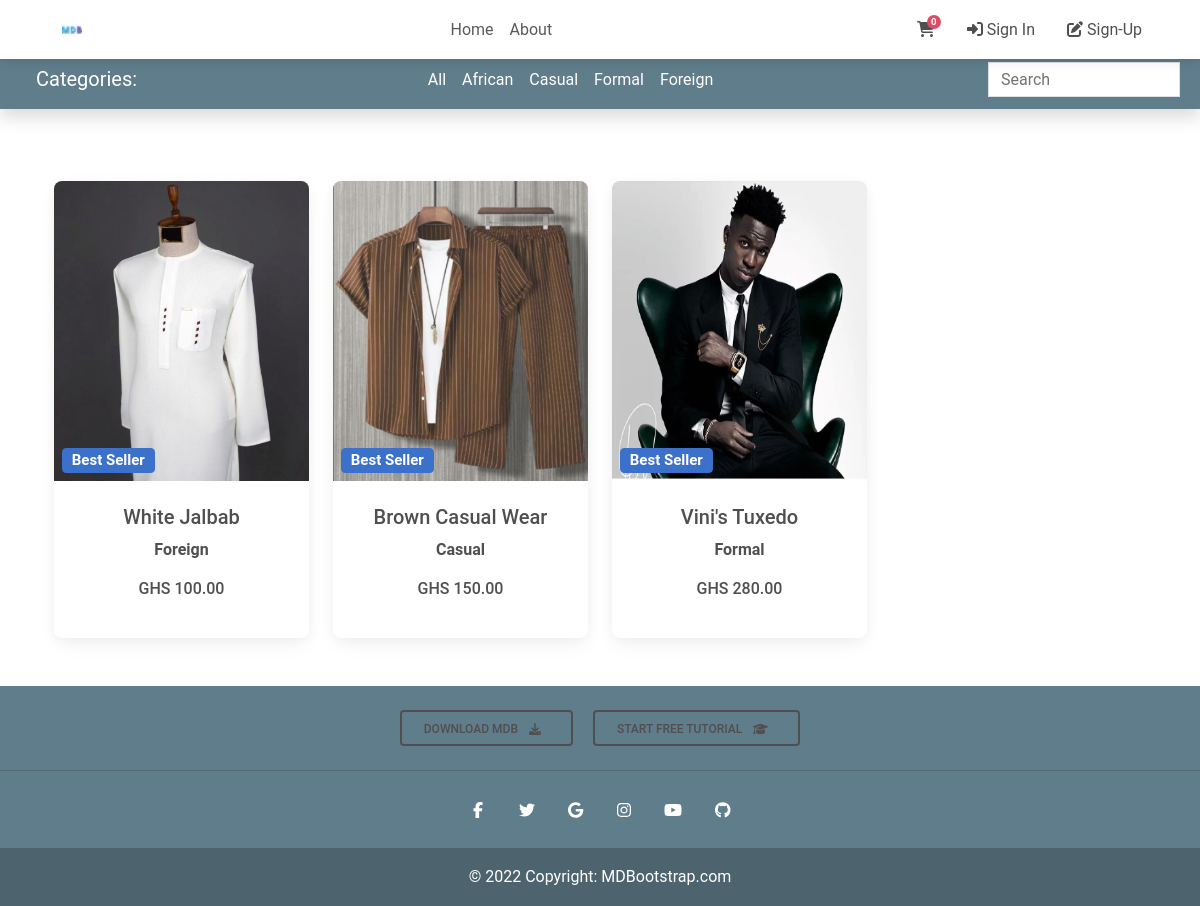
Page /search/?q=primary on the committed database.
### core/models.py (models this page shows, shortened)
class Product(models.Model):
    name = models.CharField(max_length=200)
    price = models.DecimalField(max_digits=10, decimal_places=2)
    discount_price = models.DecimalField(max_digits=10, decimal_places=2, null=True, blank=True)
    category = models.CharField(max_length=2, choices=CATEGORY_CHOICES)
    tag = models.CharField(max_length=15, choices=TAG_CHOICES)
    description = models.TextField()
    image = models.ImageField(upload_to='product_images')

### core/views.py (the view)
# urls.py: path('search/', views.search, name='search'),
def search(request):
    query = request.GET.get('q')
    products = Product.objects.filter(
        Q(name__icontains=query) |
        Q(description__icontains=query) |
        Q(category__icontains=query) |
        Q(tag__icontains=query)
    )
    context = {
        'products': products,
    }
    return render(request, 'core/search.html', context)

### core/templates/core/search.html (shortened to what this page needs)
{% extends 'core/base.html' %}
{% block content %}
  <main>
    <div class="container">
      <section>
      <div class="text-center">
        <div class="row">
        {% for product in products %}
            <div class="col-lg-3 col-md-6 mt-4 mb-4">
              <div class="card">
                <div class="bg-image hover-zoom ripple ripple-surface ripple-surface-light"
                  data-mdb-ripple-color="light">
                  <img src="{{ product.image.url }}"
                    class="w-100"
                    width="300"
                    height="300" />
                  <a href="{% url 'product_display' product.id %}">
                    <div class="mask">
                      <div class="d-flex justify-content-start align-items-end h-100">
                        <h5><span class="badge bg-{{ product.tag }} ms-2">
                        {{ product.get_tag_display }}</span></h5>
                      </div>
                    </div>
                  </a>
                </div>
                <div class="card-body">
                  <a href="" class="text-reset">
                    <h5 class="card-title mb-2">{{ product.name }}</h5>
                  </a>
                  <a href="{% url 'product_display' product.id %}" class="text-reset ">
                  <strong><p>{{ product.get_category_display }}</p></strong>
                  </a>
                  <h6 class="mb-3 price">GHS {{ product.price }}</h6>
                </div>
              </div>
            </div>
          {% endfor %}
        </div>
      </div>
      </section>
    </div>
  </main>
  {% endblock content %}

### rows in the picture
Product: image (picture), tag "Best Seller", name "White Jalbab", category "Foreign", price "100.00"
Product: image (picture), tag "Best Seller", name "Brown Casual Wear", category "Casual", price "150.00"
Product: image (picture), tag "Best Seller", name "Vini's Tuxedo", category "Formal", price "280.00"
